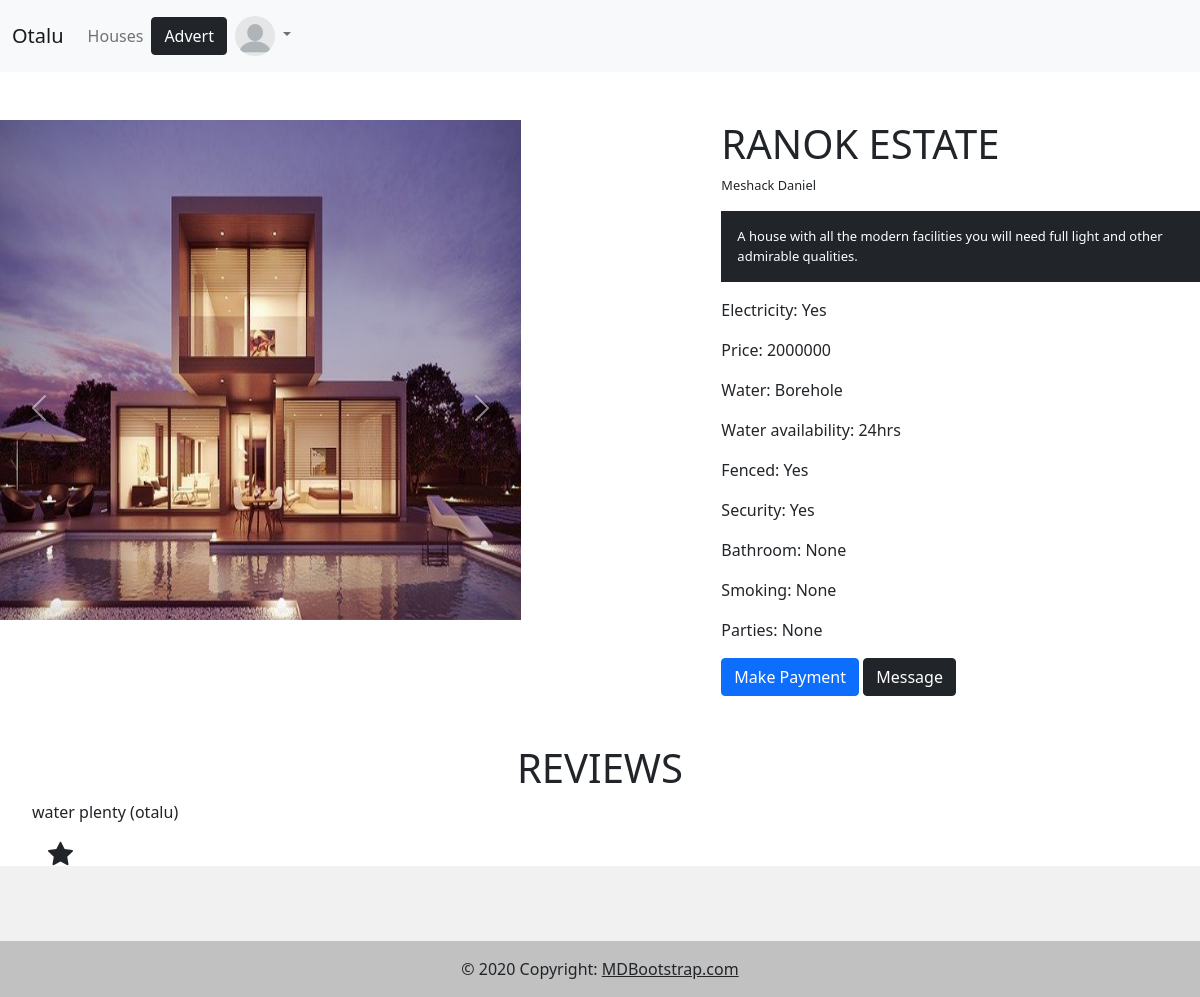
Screenshot of /houses/22ada61f-7e6f-49b0-a1ff-19c67f47dd84 with the database file from the repository.
### houses/models.py (models this page shows, shortened)
class House(models.Model):
    id = models.UUIDField(primary_key=True,default=uuid.uuid4,editable=False)
    title = models.CharField(max_length=200)
    rooms = models.IntegerField( blank=True, null=True)
    bathroom = models.CharField(max_length = 10, choices=BATHROOM_CHOICES, blank=True, null=True)
    date_created = models.DateTimeField(auto_now_add=True, blank=True, null=True)
    description = models.TextField(max_length=100, blank=True, null=True)
    author = models.CharField(max_length=200)
    price = models.DecimalField(max_digits=8, decimal_places=0)
    security = models.CharField(max_length = 10, choices=SECURITY_CHOICES, blank=True, null=True)
    fenced = models.CharField(max_length = 10, choices=FENCED_CHOICES, blank=True, null=True)
    electricity = models.CharField(max_length = 10, choices=ELECTRICITY_CHOICES,blank=True, null=True)
    water = models.CharField(max_length = 10, choices=WATER_CHOICES, blank=True, null=True)
    water_availability = models.CharField(max_length = 20, choices=WATER_AVAILABILITY_CHOICES, blank=True, null=True)
    party = models.CharField(max_length = 20, choices=PARTY_CHOICES, blank=True, null=True)
    smoking = models.CharField(max_length = 20, choices=SMOKING_CHOICES, blank=True, null=True)

class Review(models.Model):
    house = models.ForeignKey(House,on_delete=models.CASCADE,related_name='reviews',)
    review = models.CharField(max_length=255)
    author = models.ForeignKey(get_user_model(),on_delete=models.CASCADE,)

### users/models.py (models this page shows)
class CustomUser(AbstractUser):
    pass

### houses/views.py (the view)
# urls.py: path('<uuid:pk>', HouseDetailView.as_view(), name='house_detail'),
class HouseDetailView(DetailView):
    model = House
    context_object_name = 'house'
    template_name = 'house/house_detail.html'

### templates/house/house_detail.html (shortened to what this page needs)
{% extends 'base.html' %}
{% load static %}
{% block content %}
<div class="d-flex mt-5">
    <div id="carouselExampleIndicators" class="carousel slide" data-bs-ride="carousel" style="width: 50%;">
        <div class="carousel-indicators">
          <button type="button" data-bs-target="#carouselExampleIndicators" data-bs-slide-to="0" class="active" aria-current="true" aria-label="Slide 1"></button>
          <button type="button" data-bs-target="#carouselExampleIndicators" data-bs-slide-to="1" aria-label="Slide 2"></button>
          <button type="button" data-bs-target="#carouselExampleIndicators" data-bs-slide-to="2" aria-label="Slide 3"></button>
        </div>
        <div class="carousel-inner">
          <div class="carousel-item active">
            <img src="{% static 'images/house1.jpg' %}" class="d-block w-100" height="500px" alt="...">
          </div>
        </div>
        <button class="carousel-control-prev" type="button" data-bs-target="#carouselExampleIndicators" data-bs-slide="prev">
          <span class="carousel-control-prev-icon" aria-hidden="true"></span>
        </button>
        <button class="carousel-control-next" type="button" data-bs-target="#carouselExampleIndicators" data-bs-slide="next">
          <span class="carousel-control-next-icon" aria-hidden="true"></span>
        </button>
      </div>
      <div>
        <div class="" style="padding-left: 200px;">
            <h1>{{object.title}}</h1>
            <p style="font-size: 80%;font-weight: lighter;">{{object.author}}</p>
            <p class="bg-dark p-3" style="font-size: small; color: white;">{{object.description}}</p>
            <P>Electricity: {{object.electricity}}</P>
            <p>Price: {{object.price}}</p>
            <p>Water: {{object.water}}</p>
            <p>Water availability: {{object.water_availability}}</p>
            <p>Fenced: {{object.fenced}}</p>
            <p>Security: {{object.security}}</p>
            <p>Bathroom: {{object.bathroom}}</p>
            <p>Smoking: {{object.smoking}}</p>
            <p>Parties: {{object.party}}</p>
            <button type="button" class="btn btn-primary">Make Payment</button>
            <button type="button" class="btn btn-dark">Message</button>
            </div>
        </div>
    </div>
    <h1 class="text-center mt-5">REVIEWS</h1>
    <ul>
      {% for review in house.reviews.all %}
      <p>{{ review.review }} ({{ review.author }})</p>
      {% endfor %}
    </ul>
    <div style="margin-left: 4vw">
</div>
      {% endblock content %}

### rows the page displays
House: title "RANOK ESTATE", author "Meshack Daniel", description "A house with all the modern facilities you will need full light and other admirable qualities.", electricity "Yes", price "2000000", water "Borehole", water_availability "24hrs", fenced "Yes", security "Yes", bathroom "None", smoking "None", party "None"
Review: review "water plenty", author "otalu"
